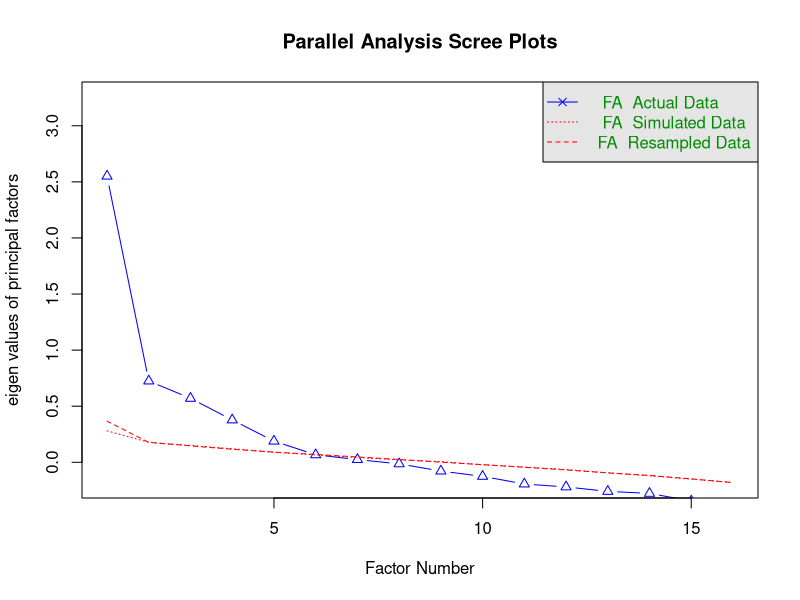
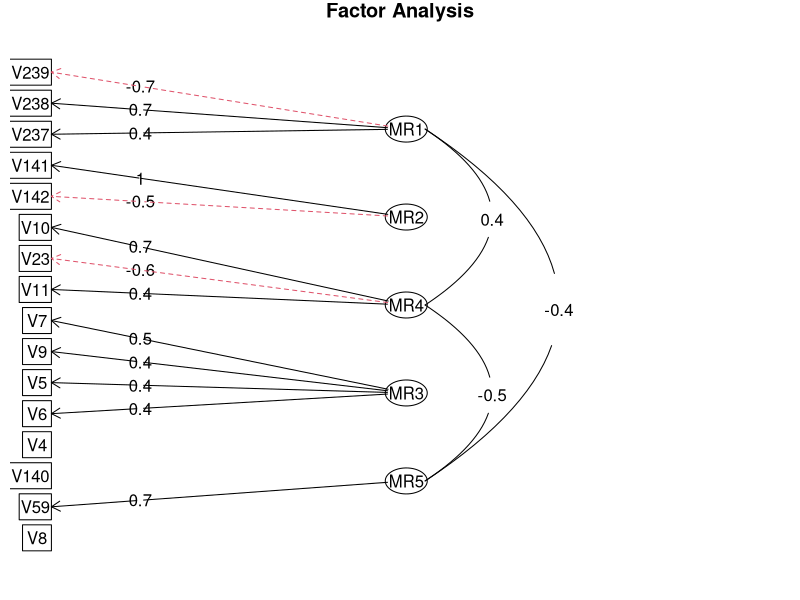
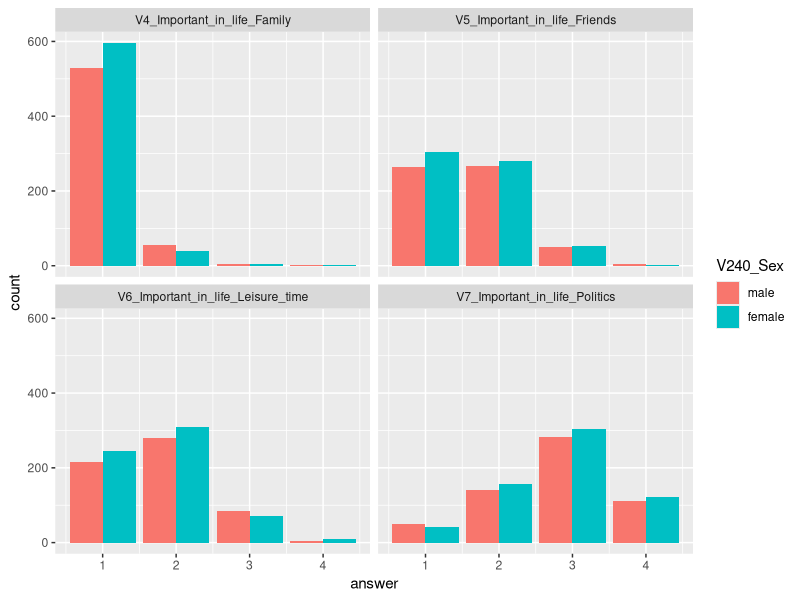

Here is the R script that generated these plots, in order:
## ---- chunk 1
knitr::opts_chunk$set(echo = TRUE)
library("readxl")
library(tidyverse)
library(GPArotation)
library(psych)
## ---- chunk 2
tw_text<- read_excel("data/F00007687_WV6_Data_Taiwan_2012_Excel_v20180912_text.xlsx")
# read num data
tw_num<- read_excel("data/F00007625_WV6_Data_Taiwan_2012_Excel_v20180912_num.xlsx")
## ---- chunk 3
tw_select <- select(tw_num,5:12,24,62,161:163,306:308,309)
## ---- chunk 4
# column name
tw_select_col <- colnames(tw_select)
tw_select_col_copy <- tw_select_col
# split comlumn name 
tw_select_col_code <- str_split_fixed(tw_select_col_copy , ": ", 2)[,1]

# replace column name make it easy to use in filter function
tw_select_col <- str_replace_all(tw_select_col,": ","_")
tw_select_col <- str_replace_all(tw_select_col," ","_")
colnames(tw_select) <- tw_select_col_code
## ---- chunk 5
summary(tw_select)
# Delect wrong data--- response as -1 or -2
tw_select_clean <- tw_select %>%  filter_all(all_vars(.>0))
# summary tw_select_clean to see if still have invalid data
summary(tw_select_clean)
## ---- chunk 6
# select data for factor analysis
tw_select_fa <- select(tw_select_clean,1:16)

##Correlation matrix
twMatrix <- cor(tw_select_fa)

## Barlett's test 
cortest.bartlett(tw_select_fa)
# For these data, Bartlett’s test is highly signicant,therefore factor analysis is appropriate.

det(twMatrix)
# This value is greater than the necessary value of 0.00001. As such, our
# determinant does not seem problematic.

# Parallel Analysis
parallel <- fa.parallel(tw_select_fa,fm='minres',fa='fa')


threefactor <- fa(tw_select_fa,nfactors = 3,rotate = "oblimin",fm="minres")
print(threefactor)

fourfactor <- fa(tw_select_fa,nfactors = 4,rotate =
                     "oblimin",fm="minres")
print(fourfactor)
print(fourfactor$loadings,cutoff = 0.3)


fivefactor <- fa(tw_select_fa,nfactors = 5,rotate =
                     "oblimin",fm="minres")
print(fivefactor)
print(fivefactor$loadings,cutoff = 0.3)

# The root mean square of residuals (RMSR) is 0.04. This is acceptable as this value should be closer to 0.
# Next we should check RMSEA (root mean square error of approximation) index. Its value, 0.043 shows
# good model fit as it’s below 0.05. Finally, the Tucker-Lewis Index (TLI) is 0.91 – an acceptable value
# considering it’s over 0.9. 


fa.diagram(fivefactor)

alpha(x=tw_select_fa,check.keys=TRUE)
## ---- chunk 7
###----Plot----###

tw_select_all <- select(tw_num,5:12,24,62,161:163,306:308,309)

colnames(tw_select_all) <- tw_select_col

tw_select_all

colnames(tw_select_all)

##Plot 1 different gender response to V4-V9-significant of Important_in_life

tw_select_all$V240_Sex <- factor(tw_select_all$V240_Sex,levels = c(1,2),labels = c("male","female")) 

testdf <- tw_select_all%>%select(1:4,V240_Sex)%>%
    pivot_longer(cols = 1:4,names_to = "Question",values_to = "answer") %>%
    filter(answer>=0)

ggplot(testdf)+
    aes(x = answer,fill = V240_Sex)+
    geom_bar(position = "dodge")+facet_wrap(as.factor(testdf$Question),ncol = 2)

